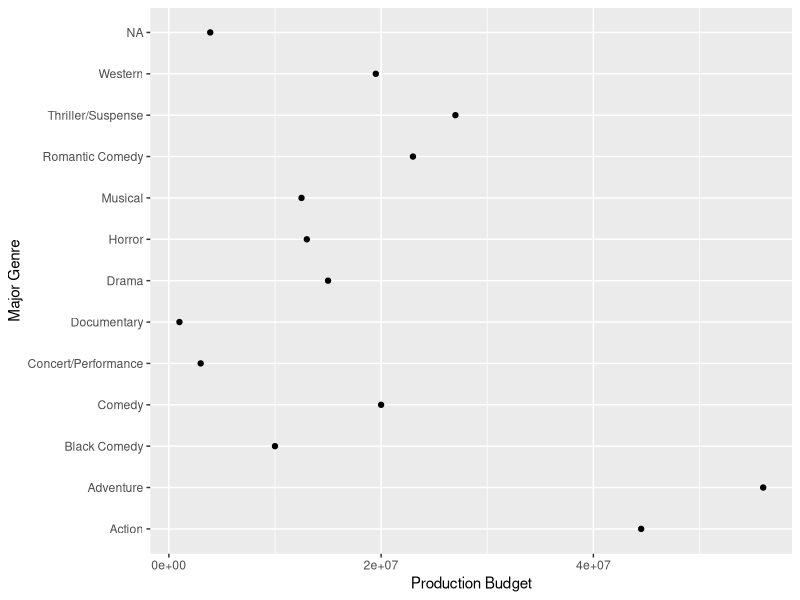

Recreate this plot in R.
library(tidyverse)

df <- read_csv("data/movies.csv")
ggplot(df) +
  geom_point(aes(y = `Major Genre`, x = `Production Budget`), stat = "summary", fun = median)
